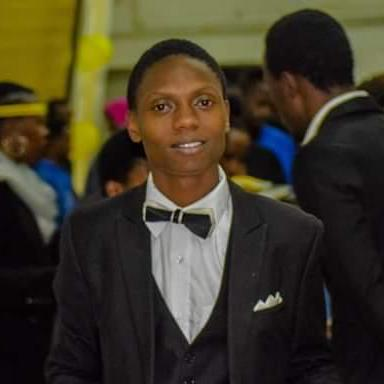
#> input picture images/ppic.jpg, 384 x 384 px
$ python read_images.py
#> lines starting #> are read from the running program, lines starting #| are printed output that depends on the picture; after the words box and inside, x2 and y2 are one past the last pixel; in counts of white or black regions, pixels touching at a corner belong together
import cv2 as cv

img = cv.imread('images/ppic.jpg')
#> img is the input picture: shape (384, 384, 3); mean B, G, R 39.4, 56.7, 63.8

def resizeframe(frame, scale=0.75):
    """Resisze the frame of the image."""
#> called with scale = 0.75
    width = int(frame.shape[1] * scale)
#> width = 288
    height = int(frame.shape[0] * scale)
#> height = 288

    dimensions = (width, height)
#> dimensions = (288, 288)

    return cv.resize(frame, dimensions, interpolation=cv.INTER_AREA)

resized_img = resizeframe(img)

# gray scale image
gray_img = cv.cvtColor(img, cv.COLOR_BGR2GRAY)
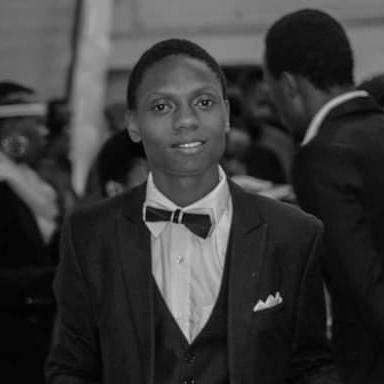
#> gray_img: shape (384, 384); min 1, max 212, mean 56.8

# blur image - remove some of the noise i.e light
blur_img = cv.GaussianBlur(img, (5,5), cv.BORDER_DEFAULT)

# edge cascade
canny_img = cv.Canny(blur_img, 125, 175)
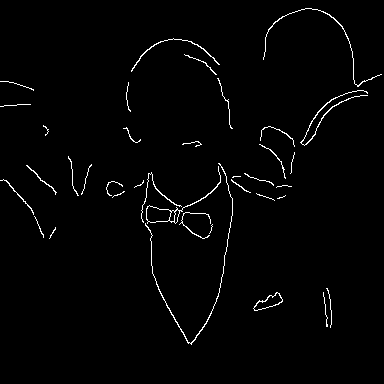
#> canny_img: shape (384, 384); 1.6% white in thin lines or dots, all inside (x1, y1, x2, y2) = (0, 8, 382, 345)

# dilating image edges
dilated_img = cv.dilate(canny_img, (3,3), iterations=3)
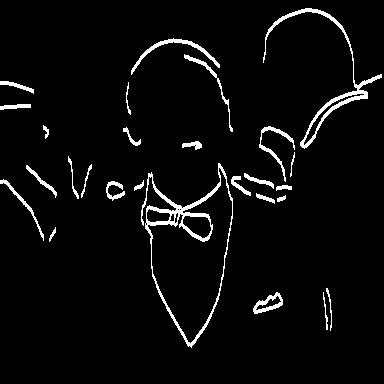
#> dilated_img: shape (384, 384); 4.1% white; 27 white regions, largest, box (x1, y1, x2, y2) and area: (141, 163, 233, 348) 1751, (263, 8, 382, 149) 1202, (131, 38, 220, 75) 408

# eroding dilated images to get the original edges
eroded_img = cv.erode(dilated_img, (3,3), iterations=3)
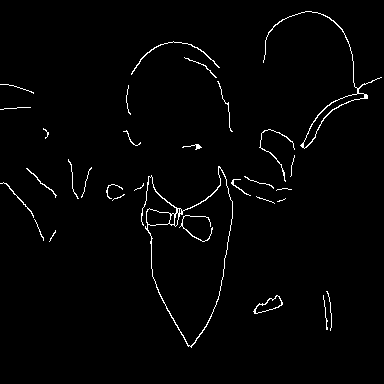
#> eroded_img: shape (384, 384); 1.7% white in thin lines or dots, all inside (x1, y1, x2, y2) = (0, 11, 382, 348)

# resizing the image
resized_img2 = cv.resize(img, (500,500), interpolation=cv.INTER_CUBIC)

# cropping

cropped_img = img[50:200, 200:400]
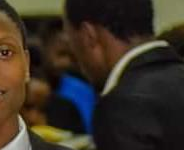
#> cropped_img: shape (150, 184, 3); mean B, G, R 37.4, 48.3, 56.4

cv.imshow('Profile Picture', img)
# [7 lines of commented-out code are left out]
cv.imshow("Cropped Image", cropped_img)

cv.waitKey(0)
